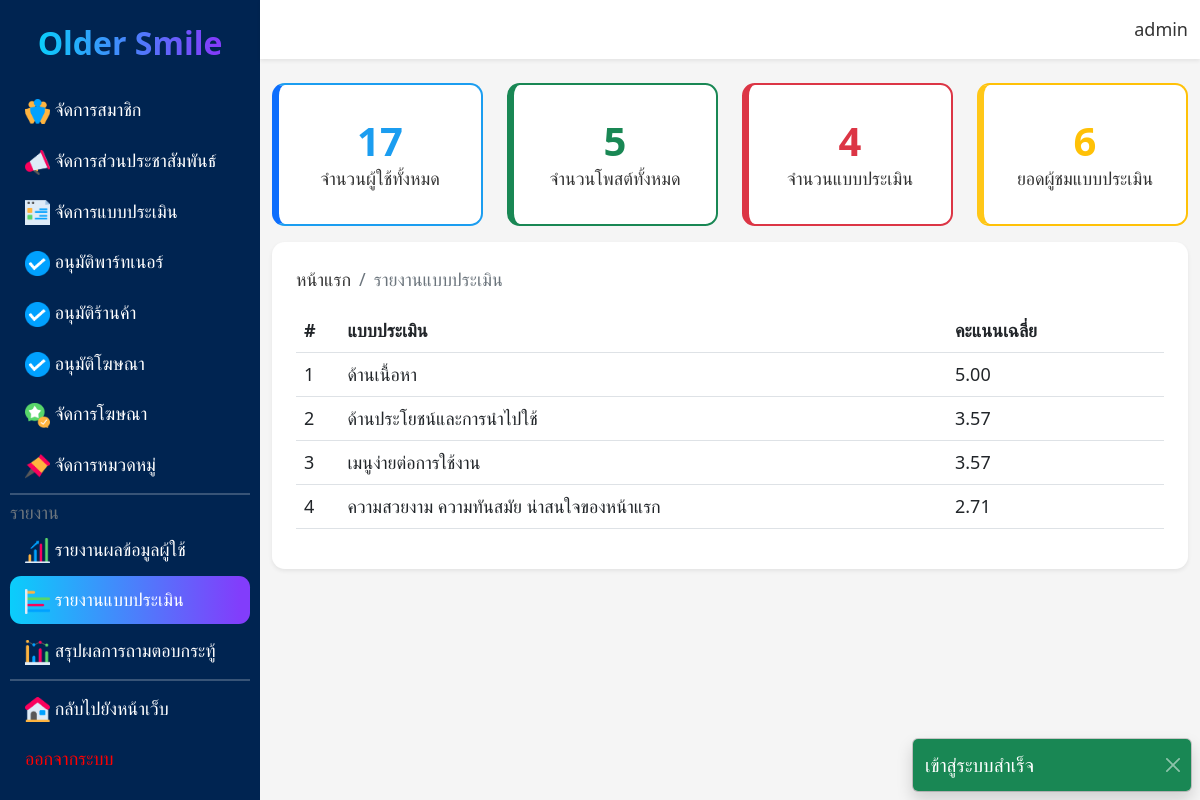
The app's page /admin/re_ques.php (signed in) with its own data.
### tables this page shows
CREATE TABLE `question` (
  `ques_id` int(11) NOT NULL,
  `ques_body` varchar(255) NOT NULL
);

### admin/re_ques.php (the view, shortened to what this page needs)
<?php
include('../conn.php');
$sql = "SELECT *, AVG(qa.ques_answer) AS answer FROM ques_answer AS qa LEFT JOIN question AS q ON q.ques_id = qa.ques_id GROUP BY qa.ques_id";
$query = mysqli_query($conn,$sql);
$sql1 = "SELECT * FROM user";
$re1 = mysqli_query($conn,$sql1);
$sql2 = "SELECT * FROM post";
$re2 = mysqli_query($conn,$sql2);
$sql3 = "SELECT * FROM question";
$re3 = mysqli_query($conn,$sql3);
$sql4 = "SELECT * FROM ques_answer GROUP BY user_id";
$re4 = mysqli_query($conn,$sql4);
?>
<!DOCTYPE html>
<html lang="en">
<head>
    <link rel="stylesheet" href="../boostrap/bootstrap.min.css">
    <link rel="stylesheet" href="../css/admin.css">
    <link rel="stylesheet" href="../css/base.css">
</head>
<body>
    <?php include('component/alert.php');?>
    <main class="main d-flex">
        <?php include('component/sidebar.php');?>
        <div class="content">
            <?php include('component/navbar.php');?>
            <div class="content-body">
                <div class="container-fluid mt-3 pb-5">
                    <div class="row gy-2 my-3">
                        <div class="col-md-6 col-lg-3">
                            <div class="card py-3 rounded-4 border-primary" style="border-width: 2px!important; border-left: 7px solid #0d6efd!important;">
                                <div class="card-body text-center">
                                    <h1 class="text-primary"><?php echo number_format(mysqli_num_rows($re1))?></h1>
                                    <p>จำนวนผู้ใช้ทั้งหมด</p>
                                </div>
                            </div>
                        </div>
                        <div class="col-md-6 col-lg-3">
                            <div class="card py-3 rounded-4 border-success" style="border-width: 2px!important; border-left: 7px solid #198754!important;">
                                <div class="card-body text-center">
                                    <h1 class="text-success"><?php echo number_format(mysqli_num_rows($re2))?></h1>
                                    <p>จำนวนโพสต์ทั้งหมด</p>
                                </div>
                            </div>
                        </div>
                        <div class="col-md-6 col-lg-3">
                            <div class="card py-3 rounded-4 border-danger" style="border-width: 2px!important; border-left: 7px solid #dc3545!important;">
                                <div class="card-body text-center">
                                    <h1 class="text-danger"><?php echo number_format(mysqli_num_rows($re3))?></h1>
                                    <p>จำนวนแบบประเมิน</p>
                                </div>
                            </div>
                        </div>
                        <div class="col-md-6 col-lg-3">
                            <div class="card py-3 rounded-4 border-warning" style="border-width: 2px!important; border-left: 7px solid #ffc717!important;">
                                <div class="card-body text-center">
                                    <h1 class="text-warning"><?php echo number_format(mysqli_num_rows($re4))?></h1>
                                    <p>ยอดผู้ชมแบบประเมิน</p>
                                </div>
                            </div>
                        </div>
                    </div>
                    <div class="p-4 rounded-4 shadow-sm bg-white">
                        <ol class="breadcrumb">
                            <li class="breadcrumb-item"><a href="../index.php">หน้าแรก</a></li>
                            <li class="breadcrumb-item active">รายงานแบบประเมิน</li>
                        </ol>
                        <div class="table-responsive mt-3">
                            <table class="table table-hover align-middle">
                                <thead>
                                    <tr>
                                        <th style="width: 5%;">#</th>
                                        <th style="width: 70%;">แบบประเมิน</th>
                                        <th style="width: 25%;">คะแนนเฉลี่ย</th>
                                    </tr>
                                </thead>
                                <tbody>
                                    <?php foreach($query as $i => $row):?>
                                    <tr>
                                        <td><?php echo $i+1;?></td>
                                        <td><?php echo $row['ques_body'];?></td>
                                        <td><?php echo number_format($row['answer'],2);?></td>
                                    </tr>
                                    <?php endforeach;?>
                                </tbody>
                            </table>
                        </div>
                    </div>
                </div>
            </div>
        </div>
    </main>
</body>
</html>

### css/admin.css (style rules this page uses)
.content { width: 100%; }
body { overflow: hidden; }
.content-body { width: 100%; overflow: auto; max-height: 100vh; }

### css/base.css (style rules this page uses)
body { background-color: #f5f5f5!important; font-family: system-ui, -apple-system, BlinkMacSystemFont, 'Segoe UI', Roboto, Oxygen, Ubuntu, Cantarell, 'Open Sans', 'Helvetica Neue', sans-serif!important; font-size: 18px!important; font-weight: 500!important; margin: 0!important; padding: 0!important; }
h1,h2,h3,h4,h5,h6,a,p { color: #333!important; text-decoration: none!important; margin: 0!important; }
h1,h2,h3,h4,h5,h6 { font-weight: 600!important; }
.rounded-4 { border-radius: 0.8rem!important; }
.text-primary { color: #1b9df0!important; }
.border-primary { border-color: #1b9df0!important; }

### records on screen
question: ques_body "ด้านเนื้อหา", answer "5.00"
question: ques_body "ด้านประโยชน์และการนำไปใช้", answer "3.57"
question: ques_body "เมนูง่ายต่อการใช้งาน", answer "3.57"
question: ques_body "ความสวยงาม ความทันสมัย น่าสนใจของหน้าแรก", answer "2.71"

### other values on screen
$_SESSION['succ'] "เข้าสู่ระบบสำเร็จ"
$_SESSION['my_name'] "admin"
mysqli_num_rows($re1) "17"
mysqli_num_rows($re2) "5"
mysqli_num_rows($re3) "4"
mysqli_num_rows($re4) "6"
